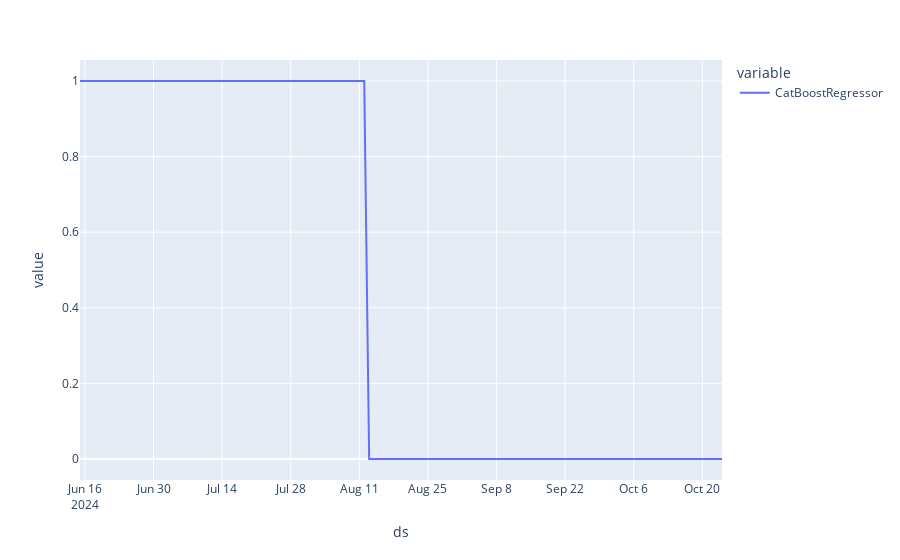

Notebook cell for this chart:
### Code cell
merged.groupby('ds')['CatBoostRegressor'].apply(lambda x: pd.isna(x).sum()).plot()

### Figure 1 — Plotly figure (JSON) as saved in the notebook; plotly's stock layout.template omitted (floating-point values rounded to 4 significant figures; data arrays with more than 128 entries replaced by an {"elided": "..."} marker saying what was removed)
{"data": [{"hovertemplate": "variable=CatBoostRegressor<br>ds=%{x}<br>value=%{y}<extra></extra>", "legendgroup": "CatBoostRegressor", "line": {"color": "#636efa", "dash": "solid"}, "marker": {"symbol": "circle"}, "mode": "lines", "name": "CatBoostRegressor", "orientation": "v", "showlegend": true, "type": "scatter", "x": {"elided": "132 str values"}, "xaxis": "x", "y": {"elided": "132 int values"}, "yaxis": "y"}], "layout": {"legend": {"title": {"text": "variable"}, "tracegroupgap": 0}, "margin": {"t": 60}, "xaxis": {"anchor": "y", "domain": [0, 1], "title": {"text": "ds"}}, "yaxis": {"anchor": "x", "domain": [0, 1], "title": {"text": "value"}}}}
